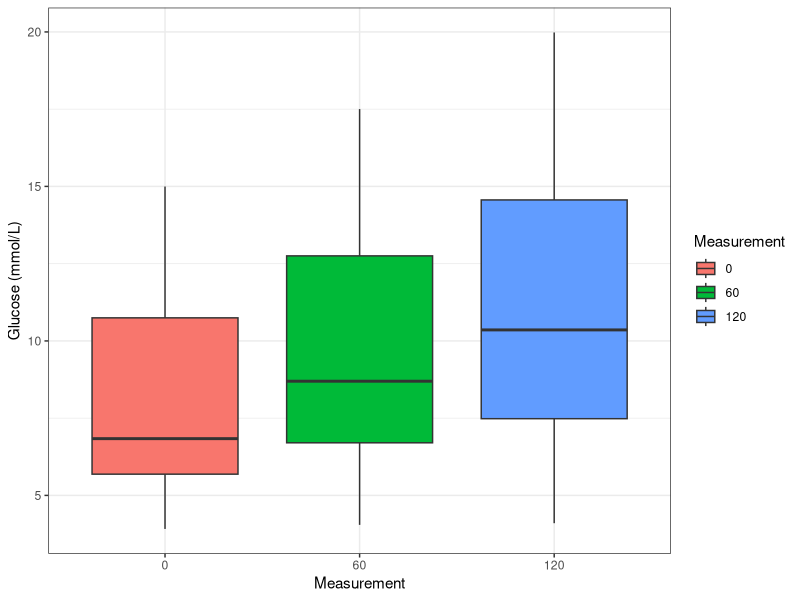
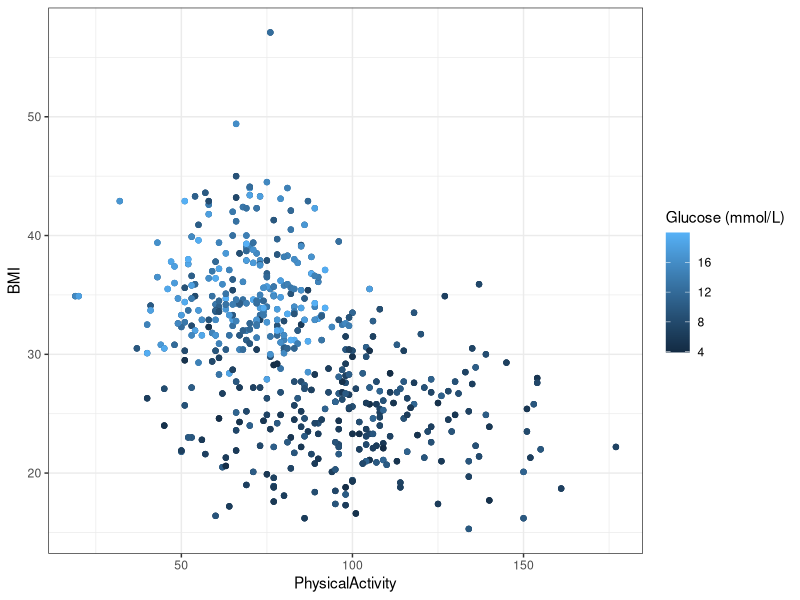
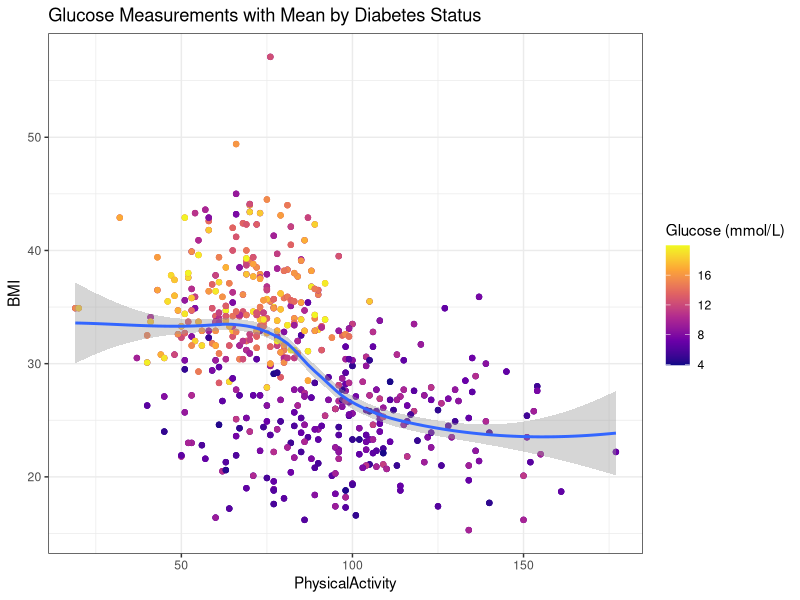
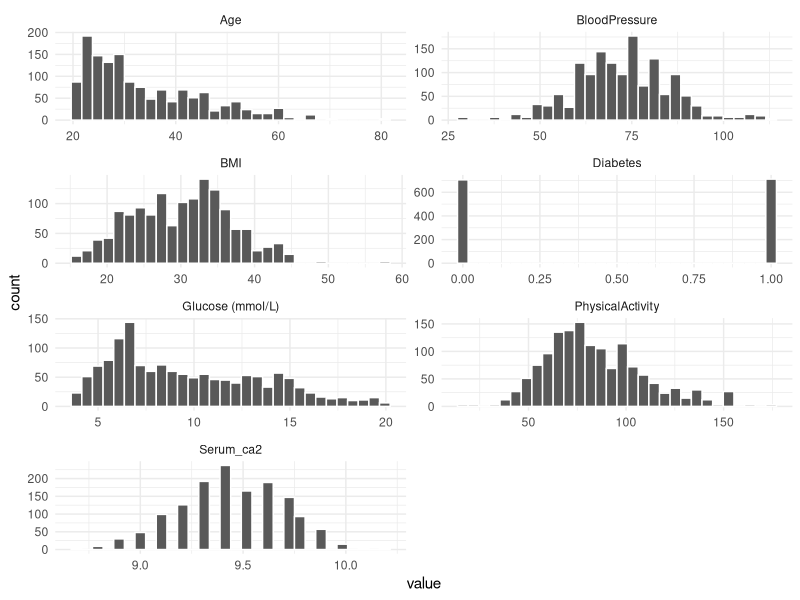
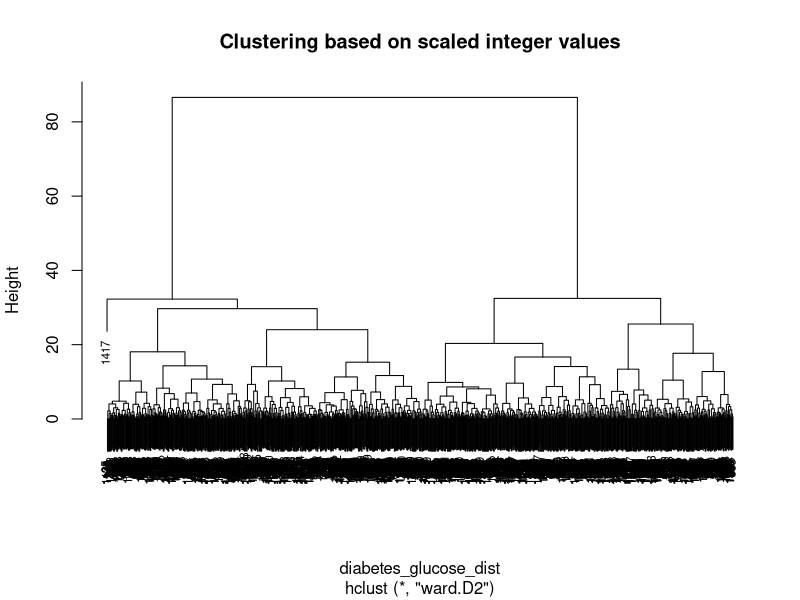
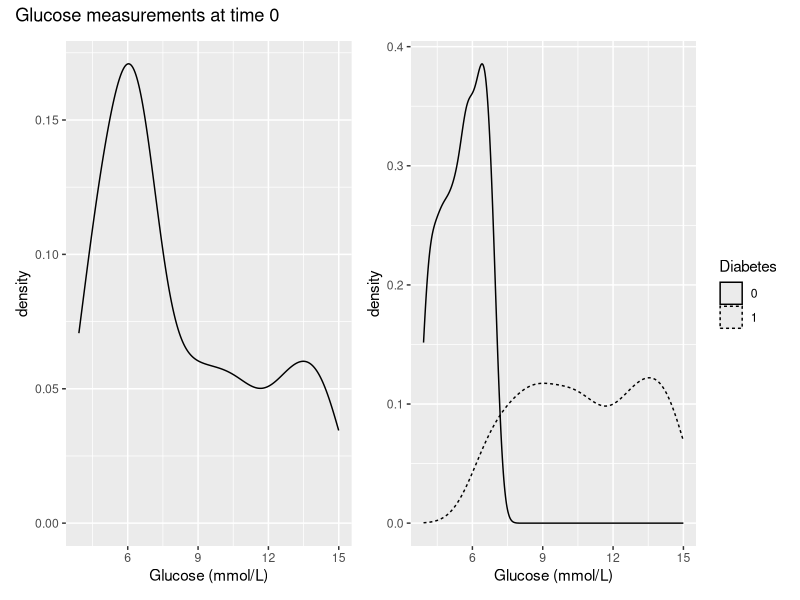
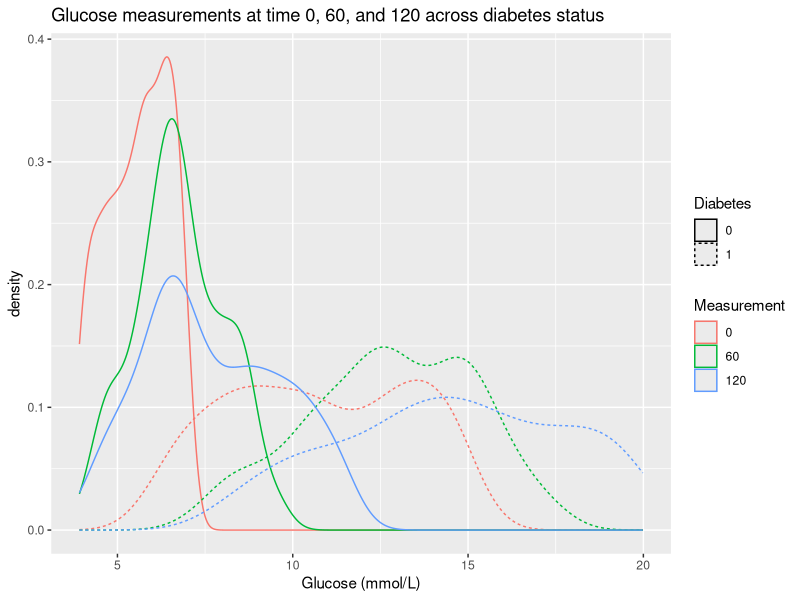
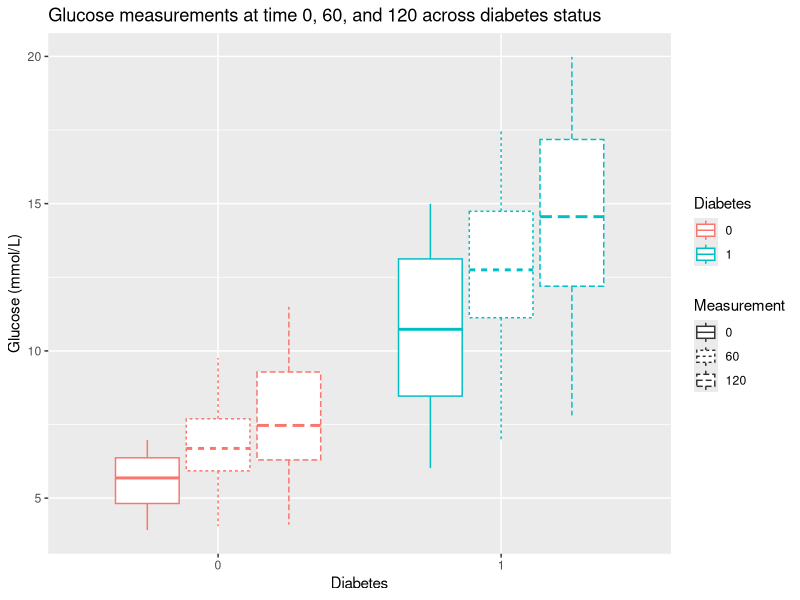

Reproduce these figures in R, in order.
## ---- chunk 1
library(tidyverse)
library(writexl)
## ---- chunk 2
diabetes_join <- readxl::read_excel('../data/exercise1_diabetes_join.xlsx')
df_glucose <- readxl::read_excel('../data/df_glucose.xlsx')
## ---- chunk 3
df_glucose$ID <- as.factor(df_glucose$ID)
diabetes_join$ID <- as.factor(diabetes_join$ID)
## ---- chunk 4
df_glucose_long <- df_glucose %>% 
  pivot_longer(cols = starts_with("Glucose"),
               names_to = "Measurement",
               values_to = "Glucose (mmol/L)"
               )

head(df_glucose_long)
## ---- chunk 5
# There are three rows for each ID, corresponding to the three glucose measurements
df_glucose_long %>%
  count(ID) %>%
  head()
## ---- chunk 6
df_glucose_long <- df_glucose_long %>% 
  mutate(Measurement = str_split_i(Measurement, '_', 2) %>% as.factor())
## ---- chunk 7
levels(df_glucose_long$Measurement)
## ---- chunk 8
df_glucose_long$Measurement <- factor(df_glucose_long$Measurement, levels = c('0', '60','120'))
## ---- chunk 9
diabetes_glucose <- diabetes_join %>% 
  mutate(ID = str_split_i(ID, pattern = '_', i = 2)) %>% 
  left_join(df_glucose_long, by = 'ID') 

head(diabetes_glucose)
## ---- chunk 10
diabetes_glucose %>%
  group_by(Measurement) %>%
  summarise(mean = mean(`Glucose (mmol/L)`))
## ---- chunk 11
diabetes_glucose %>% 
  ggplot(aes(y = `Glucose (mmol/L)`,
             x = Measurement, 
             fill = Measurement)) + 
  geom_boxplot() + 
  theme_bw()
## ---- chunk 12
diabetes_glucose %>%
  summarise(across(.cols = where(is.numeric), 
                   .fns = list(mean = ~ mean(., na.rm = TRUE),
                               sd = ~ sd(., na.rm = TRUE)),
                   .names = "{.col}-{.fn}")) %>% 
  pivot_longer(cols = everything(), 
               names_to = c("variable", "statistic"), 
               names_sep = "-") %>%
  pivot_wider(names_from = statistic, 
              values_from = value)
## ---- chunk 13
diabetes_glucose %>% 
  ggplot(aes(x = PhysicalActivity, 
             y = BMI, 
             color = `Glucose (mmol/L)`)) + 
  geom_point() + 
  theme_bw()
## ---- chunk 14
diabetes_glucose %>% 
  ggplot(aes(x = PhysicalActivity, 
             y = BMI, 
             color = `Glucose (mmol/L)`))  + 
  geom_point() + 
  geom_smooth(method = "loess", level = 0.95) + 
  labs(title = "Glucose Measurements with Mean by Diabetes Status") + 
  scale_color_viridis_c(option = "C") + 
  theme_bw()
## ---- chunk 15
diabetes_glucose_num <- diabetes_glucose %>%
  select(where(is.numeric)) %>%
  drop_na()

diabetes_glucose_num[1:5, ]

diabetes_glucose_num %>% 
  pivot_longer(cols = where(is.numeric),
               names_to = "variable",
               values_to = "value") %>%
  ggplot(., aes(x = value)) +
  geom_histogram(color= 'white') +
  facet_wrap(vars(variable), ncol = 2, scales = "free") + 
  theme_minimal()

## ---- chunk 16
outlier <- tibble(Age = max(diabetes_glucose_num$Age) + 5, 
                  BloodPressure = max(diabetes_glucose_num$BloodPressure) + 5,
                  BMI = max(diabetes_glucose_num$BMI) + 5,
                  PhysicalActivity = max(diabetes_glucose_num$PhysicalActivity) + 5,
                  Serum_ca2 = max(diabetes_glucose_num$Serum_ca2) + 5,
                  `Glucose (mmol/L)` = max(diabetes_glucose_num$`Glucose (mmol/L)`) + 5,
                  )

# Add a new row
diabetes_glucose_num_outlier <- add_row(diabetes_glucose_num, outlier)

# Keep adding outliters
# diabetes_glucose_num_outlier <- add_row(diabetes_glucose_num_outlier, outlier)
## ---- chunk 17
# Euclidean pairwise distances
diabetes_glucose_dist <- diabetes_glucose_num_outlier %>% 
  mutate(across(everything(), scale)) %>%
  dist(., method = 'euclidean') 

# Hierarchical clustering with Ward's distance metric
hclust_num <- hclust(diabetes_glucose_dist, method = 'ward.D2')

plot(hclust_num, main="Clustering based on scaled integer values", cex=0.7)
## ---- chunk 18
writexl::write_xlsx(diabetes_glucose, '../data/exercise2_diabetes_glucose.xlsx')
## ---- chunk 19

diabetes_glucose$Diabetes <- as.factor(diabetes_glucose$Diabetes)

p1 <- diabetes_glucose %>% 
  filter(Measurement == 0) %>% 
  ggplot(aes(x = `Glucose (mmol/L)`)) + 
  geom_density()

p2 <- diabetes_glucose %>% 
  filter(Measurement == 0) %>% 
  ggplot(aes(x = `Glucose (mmol/L)`,
             linetype = Diabetes)) + 
  geom_density()

library(patchwork)
p1 + p2 + plot_annotation(title = "Glucose measurements at time 0")
## ---- chunk 20
p1 <- diabetes_glucose %>% 
  ggplot(aes(x = `Glucose (mmol/L)`, 
             color = Measurement,
             linetype = Diabetes)) + 
  geom_density() + 
  labs(title = "Glucose measurements at time 0, 60, and 120 across diabetes status")

p1
## ---- chunk 21
p1 <- diabetes_glucose %>% 
  ggplot(aes(x = Diabetes, y = `Glucose (mmol/L)`, 
             color = Diabetes,
             linetype = Measurement)) + 
  geom_boxplot() + 
  labs(title = "Glucose measurements at time 0, 60, and 120 across diabetes status")

p1
## ---- chunk 22
glucose_mean <- diabetes_glucose %>%
  group_by(Measurement, Diabetes) %>%
  summarize(`Glucose (mmol/L)` = mean(`Glucose (mmol/L)`)) %>%
  ungroup()

glucose_mean
## ---- chunk 23
diabetes_glucose %>%
  ggplot(aes(x = Measurement,
             y = `Glucose (mmol/L)`)) +
  geom_point(aes(color = Diabetes)) + 
  geom_line(aes(group = ID, color = Diabetes)) + 
  labs(title = 'Glucose Measurements Across Time Points by Diabetes Status')
## ---- chunk 24

diabetes_glucose %>%
     ggplot(aes(x = Measurement,
                y = `Glucose (mmol/L)`)) +
  geom_jitter(aes(color = Diabetes), width = 0.2) +  
  geom_point(data = glucose_mean, aes(x = Measurement, y = `Glucose (mmol/L)`)) +
  geom_line(data = glucose_mean, aes(x = Measurement, y = `Glucose (mmol/L)`, 
                                     group = Diabetes, linetype = Diabetes)) +
     labs(title = "Glucose Measurements with Mean by Diabetes Status") + 
  scale_colour_manual(values = c("#440154FF", "#FDE725FF")) + 
  theme_minimal() 


ggsave('../figures/figure3_13.png')
